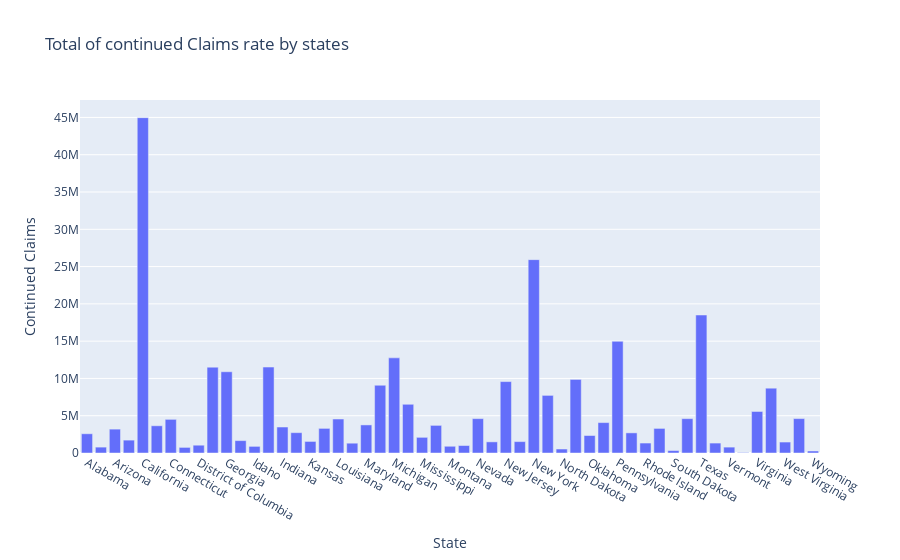

This figure's notebook cell:
### Code cell
px.bar(df_statewise,x='State',y='Continued Claims',title ="Total of continued Claims rate by states")

### Figure 1 — Plotly figure (JSON) as saved in the notebook; plotly's stock layout.template omitted (floating-point values rounded to 4 significant figures)
{"data": [{"alignmentgroup": "True", "hovertemplate": "State=%{x}<br>Continued Claims=%{y}<extra></extra>", "legendgroup": "", "marker": {"color": "#636efa"}, "name": "", "offsetgroup": "", "orientation": "v", "showlegend": false, "textposition": "auto", "type": "bar", "x": ["Alabama", "Alaska", "Arizona", "Arkansas", "California", "Colorado", "Connecticut", "Delaware", "District of Columbia", "Florida", "Georgia", "Hawaii", "Idaho", "Illinois", "Indiana", "Iowa", "Kansas", "Kentucky", "Louisiana", "Maine", "Maryland", "Massachusetts", "Michigan", "Minnesota", "Mississippi", "Missouri", "Montana", "Nebraska", "Nevada", "New Hampshire", "New Jersey", "New Mexico", "New York", "North Carolina", "North Dakota", "Ohio", "Oklahoma", "Oregon", "Pennsylvania", "Puerto Rico", "Rhode Island", "South Carolina", "South Dakota", "Tennessee", "Texas", "Utah", "Vermont", "Virgin Islands", "Virginia", "Washington", "West Virginia", "Wisconsin", "Wyoming"], "xaxis": "x", "y": [2580144, 788568, 3200431, 1727685, 44972306, 3651846, 4512233, 750352, 1045870, 11510635, 10895609, 1660594, 888575, 11523092, 3484001, 2727633, 1549852, 3301403, 4557472, 1315530, 3765835, 9085093, 12757776, 6532991, 2100597, 3704446, 902328, 1001666, 4607897, 1493781, 9576693, 1528613, 25931411, 7725771, 534269, 9867837, 2345173, 4077699, 14977225, 2699492, 1335698, 3297356, 326732, 4604708, 18506150, 1331944, 788643, 62670, 5568059, 8691778, 1469564, 4613480, 269994], "yaxis": "y"}], "layout": {"autosize": true, "barmode": "relative", "legend": {"tracegroupgap": 0}, "title": {"text": "Total of continued Claims rate by states"}, "xaxis": {"anchor": "y", "autorange": true, "domain": [0, 1], "range": [-0.5, 52.5], "title": {"text": "State"}, "type": "category"}, "yaxis": {"anchor": "x", "autorange": true, "domain": [0, 1], "range": [0, 47340000.0], "title": {"text": "Continued Claims"}, "type": "linear"}}}
